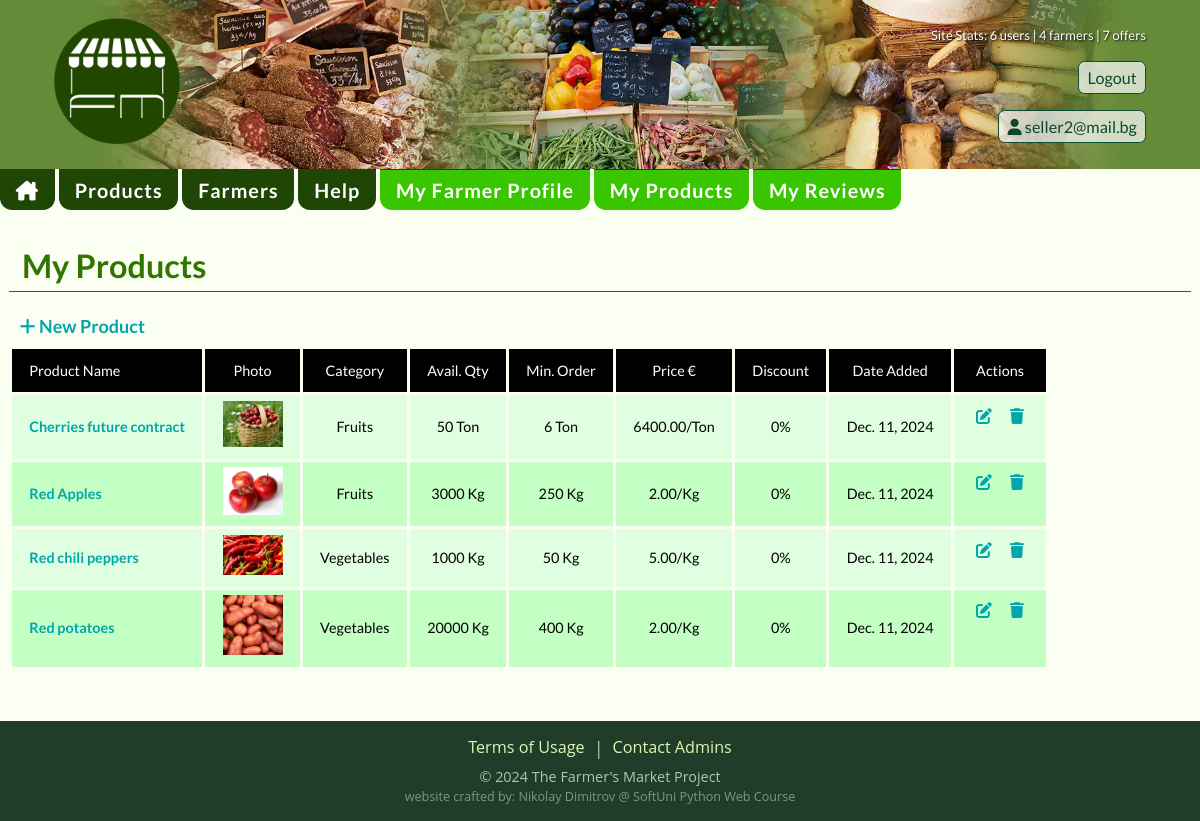
Page /products/seller/2/ (signed in) on the committed database.
### accounts/models.py (models this page shows, shortened)
class AccountUser(AbstractBaseUser, PermissionsMixin):
    email = models.EmailField(
        unique=True,
        error_messages={
            'unique': _('User with this email already exists!'),
        }
    )
    is_staff = models.BooleanField(
        _("staff status"),
        default=False,
        help_text=_("Designates whether the user can log into this admin site."),
    )
    is_active = models.BooleanField(
        _("active"),
        default=True,
        help_text=_(
            "Designates whether this user should be treated as active. "
            "Unselect this instead of deleting accounts."
        ),
    )
    date_joined = models.DateTimeField(_("date joined"), default=timezone.now)
    USERNAME_FIELD = 'email'
    objects = AccountUserManager()

### products/models.py (models this page shows, shortened)
class Product(models.Model):
    NAME_MIN_LENGTH = 3
    NAME_MAX_LENGTH = 40
    DESCRIPTION_MIN_LENGTH = 60
    class QtyUnits(models.TextChoices):
        TON = 'Ton', 'Ton'
        KG = 'Kg', 'Kilogram'
        GR = 'Gram', 'Gram'
        LTR = 'Liter', 'Liter'
        PCS = 'Pc', 'Piece'
        PACK = 'Pack', 'Package'
    class ProductCategories(models.TextChoices):
        VEGETABLES = 'Vegetables', 'Vegetables',
        FRUITS = 'Fruits', 'Fruits',
        NUTS = 'Nuts', 'Nuts'
        CANNED = 'Canned Food', 'Canned Food'
        DRIED = 'Dried Food', 'Dried Food'
        SPICES = 'Spices', 'Spices'
        MEAT = 'Meat Products', 'Meat Products'
        FISH = 'Fish Products', 'Fish Products'
        CHEESE = 'Cheese', 'Cheese'
        MUSHROOMS = 'Mushrooms', 'Mushrooms'
        OTHER = 'Other', 'Other'
    class DeliveryChoices(models.TextChoices):
        EU = 'All EU by Courier', 'All EU by Courier'
        COUNTRY = 'Within Seller Country', 'Within Seller Country'
        LOCAL_PICKUP = 'Local Pickup', 'Local Pickup'
        OTHER = 'Other - please ask', 'Other - please ask'
    class PaymentChoices(models.TextChoices):
        PAYMENT_ON_DELIVERY = 'Payment on Delivery', 'Payment on Delivery'
        CASH = 'Cash on Pick-up', 'Cash on Pick-up'
        PAYPAL = 'PayPal', 'PayPal'
        BANK_TRANSFER = 'Bank Transfer', 'Bank Transfer'
        OTHER = 'Other', 'Other'
    name = models.CharField(
        max_length=NAME_MAX_LENGTH,
        validators=[
            MinLengthValidator(NAME_MIN_LENGTH),
        ],
        error_messages={
            MinLengthValidator: f'The name must be at least {NAME_MIN_LENGTH} characters long!'
        }
    )
    description = models.TextField(
        validators=[
            MinLengthValidator(DESCRIPTION_MIN_LENGTH),
        ],
        default='',
        error_messages={
            MinLengthValidator: f'The description must be at least {DESCRIPTION_MIN_LENGTH} characters long!',
        },
        help_text=f'Minimum length: {DESCRIPTION_MIN_LENGTH} characters'
    )
    category = models.CharField(
        max_length=20,
        choices=ProductCategories.choices,
        default=ProductCategories.VEGETABLES
    )
    qty_units = models.CharField(
        max_length=6,
        choices=QtyUnits.choices,
        default=QtyUnits.KG
    )
    available_qty = models.IntegerField(
        validators=[
            MinValueValidator(0),
        ],
        default=0
    )
    price = models.DecimalField(
        max_digits=6,
        decimal_places=2,
        validators=[
            MinValueValidator(0),
        ],
        default=0
    )
    discount = models.PositiveIntegerField(
        default=0
    )
    min_order = models.PositiveIntegerField(
        validators=[
            MinValueValidator(1),
        ],
        default=1,
    )
    payment = models.CharField(
        max_length=30,
        choices=PaymentChoices.choices,
        default=PaymentChoices.PAYMENT_ON_DELIVERY,
    )
    delivery = models.CharField(
        max_length=30,
        choices=DeliveryChoices.choices,
        default=DeliveryChoices.LOCAL_PICKUP,
    )
    photo = models.ImageField(
        upload_to='products/',
        help_text='Recommended image size - min: 800x600, max: 1600x1200',
        validators=(image_size_validator,),
    )
    owner = models.ForeignKey(
        to=UserModel,
        on_delete=models.CASCADE,
    )
    seller = models.ForeignKey(
        to=Seller,
        related_name='products',
        on_delete=models.CASCADE,
    )
    date_created = models.DateField(
        auto_now_add=True,
    )
    views_count = models.PositiveIntegerField(
        default=0,
        editable=False,
    )

### products/views.py (the view)
# urls.py: path('seller/<int:pk>/', views.SellerProductsView.as_view(), name='seller-products'),
class SellerProductsView(LoginRequiredMixin, views.ListView):
    model = Product
    template_name = 'products/seller-products.html'
    paginate_by = 20
    def get_queryset(self):
        return Product.objects.filter(owner=self.request.user).order_by('name')

### fMarket/context_processors.py (called while the page is built)
def seller_pk(request):
    if request.user.is_authenticated:
        try:
            seller = Seller.objects.get(account=request.user)
            return {'seller_pk': seller.pk}
        except Seller.DoesNotExist:
            pass
    return {'seller_pk': None}

def seller_approved(request):
    if request.user.is_authenticated:
        try:
            Seller.objects.get(account=request.user, approved=True)
            return {'seller_approved': True}
        except Seller.DoesNotExist:
            pass
    return {'seller_approved': False}

def account_complete(request):
    if request.user.is_authenticated:
        user = Profile.objects.get(pk=request.user)
        try:
            if (user.first_name is None or user.last_name is None
                    or user.phone_number is None or user.country is None):
                return {'account_complete': False}
        except user.DoesNotExist:
            pass
    return {'account_complete': True}

def site_stats(request):
    num_users = UserModel.objects.all().count()
    num_sellers = Seller.objects.all().count()
    num_products = Product.objects.all().count()
    data = {
        'number_of_users': num_users,
        'number_of_sellers': num_sellers,
        'number_of_products': num_products,
    }
    return data

def user_wrote_review(request):
    if not request.user.is_authenticated or not hasattr(request, 'product'):
        return {'user_wrote_review': False}
    product = request.product
    user_review_exists = Review.objects.filter(product=product, owner=request.user).exists()
    return {'user_wrote_review': user_review_exists}

### templates/products/seller-products.html (shortened to what this page needs)
{% extends 'base.html' %}
{% load static %}
{% block content %}
    <h1>My Products</h1>
    {% if seller_approved %}
        <a class="add-product-button" href="{% url 'create-product' %}" title="">
            <i class="fa-solid fa-plus"></i> New Product</a>
    {% else %}
        <p>Your seller application is still not approved.</p>
    {% endif %}
    {% if object_list %}
        <div class="table-wrapper">
            <table class="product-list-table">
                <thead>
                <tr>
                    <td>Product Name</td>
                    <td>Photo</td>
                    <td>Category</td>
                    <td>Avail. Qty</td>
                    <td>Min. Order</td>
                    <td>Price €</td>
                    <td>Discount</td>
                    <td>Date Added</td>
                    <td>Actions</td>
                </tr>
                </thead>
                <tbody>
                {% for prod in object_list %}
                    <tr>
                        <td><a href="{% url 'product-details' pk=prod.pk %}">{{ prod.name }}</a></td>
                        <td><a target="_blank" href="{{ prod.photo.url }}">
                            <img src="{{ prod.photo.url }}" alt="{{ prod.name }}"></a></td>
                        <td>{{ prod.category }}</td>
                        <td>{{ prod.available_qty }} {{ prod.qty_units }}</td>
                        <td>{{ prod.min_order }} {{ prod.qty_units }}</td>
                        <td>{{ prod.price }}/{{ prod.qty_units }}</td>
                        <td>{{ prod.discount }}%</td>
                        <td>{{ prod.date_created }}</td>
                        <td>
                            <a href="{% url 'product-update' pk=prod.pk %}" title="Update product details">
                                <i class="fa-solid fa-pen-to-square"></i></a>
                            <a href="{% url 'product-delete' pk=prod.pk %}" title="Delete product">
                                <i class="fa-solid fa-trash"></i></a>
                        </td>
                    </tr>
                {% endfor %}
                </tbody>
            </table>
        </div>
    {% else %}
        <p>No products listed.</p>
    {% endif %}
{% endblock %}

### templates/base.html (shortened to what this page needs)
{% load static %}
<!DOCTYPE html>
<html lang="en">
<head>
    <link rel="stylesheet" href="{% static 'css/styles.css' %}"/>
</head>
<body>
<header>
    <a href="{% url 'index' %}" title="Farmers Market - Farm Products Marketplace"
    ><img
            class="logo"
            src="{% static 'img/fm-logo.png' %}"
            alt="logo"
    /></a>
    <div class="header-right">
        <section class="site-stats">
            Site Stats: {{ number_of_users }} users | {{ number_of_sellers }} farmers | {{ number_of_products }} offers
        </section>
        {% if request.user.profile %}
            <form method="post" action="{% url 'logout' %}">
                <button type="submit">Logout</button>
            </form>
            <div class="header-links">
                <a href="{% url 'edit-user' pk=request.user.pk %}" title="Profile Details">
                    <i class="fa-solid fa-user"></i> {{ request.user.email }}</a>
            </div>
        {% else %}
            <div class="header-links">
                <a href="{% url 'login' %}" title="Login">Login</a>
                <a href="{% url 'register' %}" title="Create Account">Register</a>
            </div>
        {% endif %}
    </div>
</header>
<nav>
    <div class="nav-wrapper">
        <a href='{% url 'index' %}' title='Farmers Market home'><i class="fa-solid fa-house-chimney"></i></a>
        <a href='{% url 'products' %}' title='Products offered'>Products</a>
        <a href='{% url 'sellers' %}' title='Registered Farmers'>Farmers</a>
        <a href="{% url 'topics' %}" title="">Help</a>
        {% if seller_pk %}
            <a class="seller-button" href="{% url 'seller-details' pk=seller_pk %}" title="">My Farmer Profile</a>
            <a class="seller-button" href="{% url 'seller-products' pk=seller_pk %}" title="">My Products</a>
        {% endif %}
        {% if user.is_authenticated %}
            <a class="seller-button" href="{% url 'list-reviews' %}" title="">My Reviews</a>
        {% endif %}
    </div>
</nav>
<main>
    {% block content %}
    {% endblock %}
</main>
<footer>
    <div class="footer-links">
        <a href="{% url 'terms' %}">Terms of Usage</a> | <a href="{% url 'contact' %}">Contact Admins</a>
    </div>
    <p>© 2024 The Farmer's Market Project</p>
    <p>website crafted by: Nikolay Dimitrov @ SoftUni Python Web Course</p>
</footer>
</body>
</html>

### static/css/root.css (style rules this page uses)
html { font-family: "Lato", Verdana, sans-serif; font-size: 16px; line-height: 1.5; color: #2c2c2c; }
@media (min-width: 420px) { html { font-size: 17px; } }
@media (min-width: 1200px) { html { font-size: 18px; } }
body { background-color: #fafff1; width: 100%; }
::placeholder { font-weight: 300; }
h1 { font-size: 1.6em; font-weight: 700; color: rgb(47, 117, 0); margin: 0.5em 0; border-bottom: 1px solid green; padding-left: 0.4em; }
@media (min-width: 960px) { h1 { font-size: 1.8em; } }
main a { color: rgb(0, 166, 172); font-weight: 700; text-decoration: none; }

### static/css/header.css (style rules this page uses)
header { width: 100%; min-height: 20vh; padding: 1em; text-align: center; display: flex; flex-direction: column; align-items: center; justify-content: space-between; gap: 0.2em; flex-wrap: wrap; background-color: rgb(101, 139, 56); }
@media (min-width: 800px) { header { background-image: url("/static/img/header-bg.webp"); background-size: cover; background-repeat: no-repeat; background-position: center; flex-direction: row; gap: 2em; padding: 1em 3em; } }
.logo { width: 7em; height: 7em; }
.header-right { font-size: 0.9em; color: rgb(255, 255, 255); display: flex; flex-direction: column; align-items: center; gap: 0.5em; }
@media (min-width: 800px) { .header-right { align-items: flex-end; gap: 1em; } }
.header-links { display: flex; flex-direction: row; align-items: flex-end; gap: 0.8em; }
.header-right a, .header-right button { display: block; padding: 0.2em 0.5em; color: rgb(12, 70, 47); background-color: rgba(255, 255, 255, 0.7); text-decoration: none; border: 1px solid rgb(12, 78, 53); border-radius: 0.4em; transition: 0.3s ease; }
.site-stats { font-size: 0.8em; width: 100%; text-align: right; color: white; text-shadow: 1px 1px 2px rgba(0, 0, 0, 0.9) }

### static/css/nav.css (style rules this page uses)
nav { min-height: 6vh; }
.nav-wrapper { font-weight: 700; font-size: 1.1em; width: 100%; max-width: 1200px; margin: 0.2em auto; display: flex; flex-direction: row; flex-wrap: wrap; gap: 0.2em; justify-content: center; }
.nav-wrapper a { padding: 0.3em 0.8em 0.2em 0.8em; text-decoration: none; letter-spacing: 0.05em; background-color: #204606; color: white; border-top: 0; border-radius: 0.6em; transition: 0.3s ease; }
.nav-wrapper a:nth-of-type(5), .nav-wrapper a:nth-of-type(6), .nav-wrapper a:nth-of-type(7) { background-color: rgb(57, 197, 0); }
@media (min-width: 800px) { .nav-wrapper { justify-content: flex-start; margin: 0 auto; } }
@media (min-width: 800px) { .nav-wrapper a { border-top: 1px solid #204606; border-radius: 0 0 0.6em 0.6em; } }

### static/css/main.css (style rules this page uses)
main { padding: 0.5em; max-width: 1200px; min-height: 56vh; margin: 0 auto; }
@media (min-width: 800px) { main { min-height: 63vh; } }

### static/css/products.css (style rules this page uses)
.table-wrapper { overflow: auto; }
.product-list-table { border-collapse: separate; border-spacing: 3px; }
.product-list-table thead { text-align: center; background-color: black; color: white; }
.product-list-table td { font-size: 0.8em; padding: 0.4em 1.2em; margin: 5px; text-align: center; }
.product-list-table td:nth-child(1) { text-align: left; }
.product-list-table td:nth-child(2) img { width: 60px; }
.product-list-table td i { font-size: 1.1em; }
.product-list-table td:last-of-type { display: flex; align-items: center; justify-content: space-between; }
.product-list-table tbody tr:nth-child(odd) { background-color: #e0ffe0; color: black; }
.product-list-table tbody tr:nth-child(even) { background-color: #c4ffc4; color: black; }
.add-product-button { display: block; width: fit-content; padding: 0.3em 0.6em; }

### static/css/footer.css (style rules this page uses)
footer { font-family: "Open Sans", Verdana, sans-serif; text-align: center; color: rgb(163, 204, 167); background-color: rgb(32, 61, 42); padding: 0.8em 0.2em; width: 100%; min-height: auto; }
footer p { font-size: 0.8em; }
footer p:last-of-type { color: rgb(119, 155, 123); font-size: 0.7em; }
@media (min-width: 800px) { footer { min-height: 8vh; } }
.footer-links { display: flex; justify-content: center; gap: 0.5em; margin-bottom: 0.2em; }
.footer-links a { display: block; font-size:0.9em; color: #dff5b3; text-decoration: none; }

### rows in the picture
AccountUser: user.email "seller2@mail.bg"
Product: name "Cherries future contract", photo (picture), category "Fruits", available_qty "50", qty_units "Ton", min_order "6", price "6400.00", discount "0", date_created "Dec. 11, 2024"
Product: name "Red Apples", photo (picture), category "Fruits", available_qty "3000", qty_units "Kg", min_order "250", price "2.00", discount "0", date_created "Dec. 11, 2024"
Product: name "Red chili peppers", photo (picture), category "Vegetables", available_qty "1000", qty_units "Kg", min_order "50", price "5.00", discount "0", date_created "Dec. 11, 2024"
Product: name "Red potatoes", photo (picture), category "Vegetables", available_qty "20000", qty_units "Kg", min_order "400", price "2.00", discount "0", date_created "Dec. 11, 2024"

### other values in the picture
{{ number_of_users }} "6"
{{ number_of_sellers }} "4"
{{ number_of_products }} "7"
